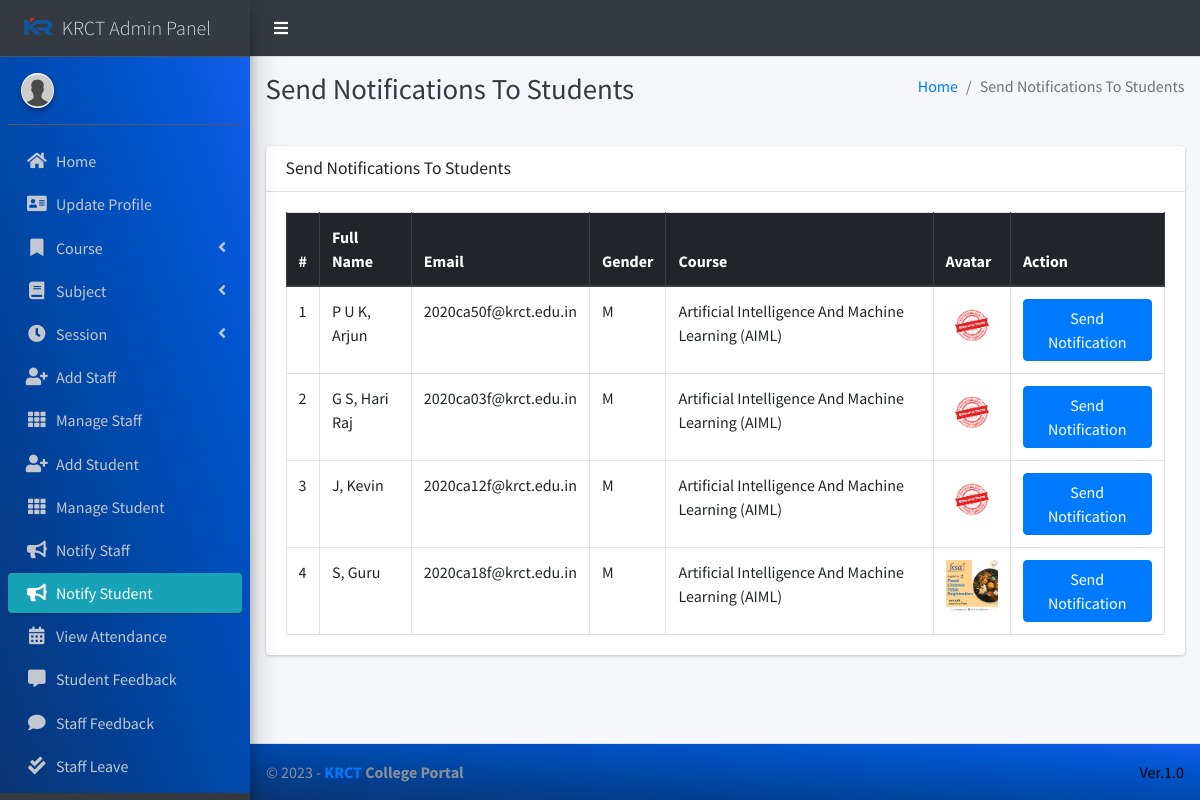
Screenshot of /admin_notify_student (signed in) with the database file from the repository.
### main_app/models.py (models this page shows, shortened)
class CustomUser(AbstractUser):
    USER_TYPE = ((1, "HOD"), (2, "Staff"), (3, "Student"))
    GENDER = [("M", "Male"), ("F", "Female")]
    username = None  # Removed username, using email instead
    email = models.EmailField(unique=True)
    user_type = models.CharField(default=1, choices=USER_TYPE, max_length=1)
    gender = models.CharField(max_length=1, choices=GENDER)
    profile_pic = models.ImageField()
    address = models.TextField()
    fcm_token = models.TextField(default="")  # For firebase notifications
    created_at = models.DateTimeField(auto_now_add=True)
    updated_at = models.DateTimeField(auto_now=True)
    USERNAME_FIELD = "email"
    REQUIRED_FIELDS = []
    objects = CustomUserManager()
    def __str__(self):
        return self.first_name + " " + self.last_name

class Student(models.Model):
    admin = models.OneToOneField(CustomUser, on_delete=models.CASCADE)
    course = models.ForeignKey(
        Course, on_delete=models.SET_NULL, null=True, blank=False
    )
    session = models.ForeignKey(Session, on_delete=models.SET_NULL, null=True)

class Course(models.Model):
    name = models.CharField(max_length=120)
    created_at = models.DateTimeField(auto_now_add=True)
    updated_at = models.DateTimeField(auto_now=True)

### main_app/hod_views.py (the view)
def admin_notify_student(request):
    student = CustomUser.objects.filter(user_type=3)
    context = {"page_title": "Send Notifications To Students", "students": student}
    return render(request, "hod_template/student_notification.html", context)

### main_app/templates/hod_template/student_notification.html (shortened to what this page needs)
{% extends 'main_app/base.html' %}
{% load static %}
{% block page_title %}{{page_title}}{% endblock page_title %}
{% block content %}
<section class="content">
    <div class="container-fluid">
        <div class="row">
            <div class="col-md-12">
                <div class="card">
                    <div class="card-header">
                        <h3 class="card-title">{{page_title}}</h3>
                    </div>
                    <div class="card-body">
                        <table id="example2" class="table table-bordered table-hover">
                            <thead class="thead-dark">
                                <tr>
                                    <th>#</th>
                                    <th>Full Name</th>
                                    <th>Email</th>
                                    <th>Gender</th>
                                    <th>Course</th>
                                    <th>Avatar</th>
                                    <th>Action</th>
                                </tr>
                            </thead>
                            <tbody>
                                {% for student in students %}
                                <tr>
                                    <td>{{ forloop.counter }}</td>
                                    <td>{{student.last_name}}, {{student.first_name}}</td>
                                    <td>{{student.email}}</td>
                                    <td>{{student.gender}}</td>
                                    <td>{{student.student.course.name}}</td>
                                    <td>
                                        {% if student.profile_pic == ""  %}
                                        No Image
                                        {% else %}
                                        <img class="img img-fluid mb-2" height="56" width="56"
                                            src="{{student.profile_pic}}" alt="">
                                        {% endif %}
                                    </td>
                                    <td><button data-toggle = "modal" data-target = "#myModal"class="btn btn-primary show_notification" value="{{student.id}}">Send Notification</button>
                                    </td>
                                </tr>
                                {% endfor %}
                            </tbody>
                        </table>
                    </div>
                </div>
            </div>
        </div>
    </div>
</section>
{% endblock content %}

### main_app/templates/main_app/base.html (shortened to what this page needs)
{% load static %}
<!DOCTYPE html>
<html>
<head>
    <link rel="stylesheet" href="{% static 'plugins/fontawesome-free/css/all.min.css'%} ">
    <link rel="stylesheet" href="https://code.ionicframework.com/ionicons/2.0.1/css/ionicons.min.css">
    <link rel="stylesheet"
        href="{% static 'plugins/tempusdominus-bootstrap-4/css/tempusdominus-bootstrap-4.min.css'%} ">
    <link rel="stylesheet" href="{% static 'plugins/icheck-bootstrap/icheck-bootstrap.min.css'%} ">
    <link rel="stylesheet" href="{% static 'dist/css/adminlte.min.css'%} ">
    <link rel="stylesheet" href="{% static 'plugins/overlayScrollbars/css/OverlayScrollbars.min.css'%} ">
    <link rel="stylesheet" href="{% static 'plugins/daterangepicker/daterangepicker.css'%} ">
</head>
<body class="hold-transition sidebar-mini layout-fixed" >
    <div class="wrapper" >
        <nav class="main-header navbar navbar-expand navbar-light " style="background-color: #343a40;">
            <ul class="navbar-nav">
                <li class="nav-item">
                    <a class="nav-link" data-widget="pushmenu" href="#"><i  style="color: white;" class="fas fa-bars"></i></a>
                </li>
            </ul>
        </nav>
        {% include "main_app/sidebar_template.html" with user=user %}
        <div class="content-wrapper">
            <div class="content-header">
                <div class="container-fluid">
                    <div class="row mb-2">
                        <div class="col-sm-6">
                            <h1 class="m-0 text-dark">{% block page_title %}{% endblock page_title %}</h1>
                        </div>
                        <div class="col-sm-6">
                            <ol class="breadcrumb float-sm-right">
                                <li class="breadcrumb-item"><a href="#">Home</a></li>
                                <li class="breadcrumb-item active">{{ page_title }}</li>
                            </ol>
                        </div>
                    </div>
                </div>
            </div>
<section class="content">
    <div class="container-fluid">
        <div class="row">
            <div class="col-md-12">
            </div></div></div></section>
            {% block content %}
            {% endblock content %}
        </div>
        {% include "main_app/footer.html" %}
    </div>
</body>
</html>

### main_app/templates/main_app/sidebar_template.html (shortened to what this page needs)
{% load static %}
<aside class="main-sidebar sidebar-dark-info elevation-4">
    {% if request.user.user_type == '1' %}
    <a href="{% url 'admin_home' %}" class="brand-link">
        <img src="{% static 'dist/img/virusx.png' %} " alt="SIGCE LOGO"
            class="brand-image " >
        <span class="brand-text font-weight-light" >KRCT Admin Panel</span>
    </a>
    <div class="sidebar" style="background-image: linear-gradient(to right top, #0b3574, #033f91, #004aae, #0054cc, #125eeb);">
        <div class="user-panel mt-3 pb-3 mb-3 d-flex">
            <div class="image">
                <img src="{%static 'image/p.jpg'%}" class="img-circle elevation-2" alt="User Image">
            </div>
            <div class="info">
            </div>
        </div>
        <nav class="mt-2">
            <ul class="nav nav-pills nav-sidebar flex-column" data-widget="treeview" role="menu" data-accordion="false">
                <li class="nav-item">
                    {% url 'admin_home' as admin_home %}
                    <a href="{{admin_home}}" class="nav-link {% if admin_home == request.path %} active {% endif %}">
                        <i class="nav-icon fas fa-home"></i>
                        <p>
                            Home
                        </p>
                    </a>
                </li>
                <li class="nav-item">
                    {% url 'admin_view_profile' as admin_view_profile %}
                    <a href="{{admin_view_profile}}"
                        class="nav-link {% if admin_view_profile == request.path %} active {% endif %}">
                        <i class="nav-icon fas fa-address-card"></i>
                        <p>
                            Update Profile
                        </p>
                    </a>
                </li>
                <li class="nav-item has-treeview">
                    <a href="#" class="nav-link" >
                        <i class="nav-icon fas fa-bookmark"></i>
                        <p>
                            Course
                            <i class="fas fa-angle-left right"></i>
                        </p>
                    </a>
                </li>
                <li class="nav-item has-treeview">
                    <a href="#" class="nav-link">
                        <i class="nav-icon fas fa-book"></i>
                        <p>
                            Subject
                            <i class="fas fa-angle-left right"></i>
                        </p>
                    </a>
                </li>
                <li class="nav-item has-treeview">
                    <a href="#" class="nav-link">
                        <i  class="nav-icon fas fa-clock"></i>
                        <p>
                            Session
                            <i class="fas fa-angle-left right"></i>
                        </p>
                    </a>
                </li>
                <li class="nav-item">
                    {% url 'add_staff' as add_staff %}
                    <a href="{{add_staff}}" class="nav-link {% if add_staff == request.path %} active {% endif %}">
                        <i class="nav-icon fas fa-user-plus"></i>
                        <p>
                            Add Staff
                        </p>
                    </a>
                </li>
                <li class="nav-item">
                    {% url 'manage_staff' as manage_staff %}
                    {% url 'edit_staff' staff_id as edit_staff %}
                    <a href="{{manage_staff}}"
                        class="nav-link {% if manage_staff == request.path or request.path == edit_staff %} active {% endif %}">
                        <i class="nav-icon fas fa-th"></i>
                        <p>
                            Manage Staff
                        </p>
                    </a>
                </li>
                <li class="nav-item">
                    {% url 'add_student' as add_student%}
                    <a href="{{add_student}}" class="nav-link  {% if add_student == request.path %} active {% endif %}">
                        <i class="nav-icon fas fa-user-plus"></i>
                        <p>
                            Add Student
                        </p>
                    </a>
                </li>
                <li class="nav-item">
                    {% url 'manage_student' as manage_student %}
                    {% url 'edit_student' student_id as edit_student %}
                    <a href="{{manage_student}}"
                        class="nav-link  {% if edit_student == request.path or manage_student == request.path %} active {% endif %}">
                        <i class="nav-icon fas fa-th"></i>
                        <p>
                            Manage Student
                        </p>
                    </a>
                </li>
                <li class="nav-item">
                    {% url 'admin_notify_staff' as admin_notify_staff %}
                    <a href="{{admin_notify_staff}}"
                        class="nav-link {% if admin_notify_staff == request.path %} active {% endif %}">
                        <i class="nav-icon fas fa-bullhorn"></i>
                        <p>
                            Notify Staff
                        </p>
                    </a>
                </li>
                <li class="nav-item">
                    {% url 'admin_notify_student' as admin_notify_student %}
                    <a href="{{admin_notify_student}}"
                        class="nav-link {% if admin_notify_student == request.path %} active {% endif %}">
                        <i class="nav-icon fas fa-bullhorn"></i>
                        <p>
                            Notify Student
                        </p>
                    </a>
                </li>
                <li class="nav-item">
                    {% url 'admin_view_attendance' as admin_view_attendance %}
                <li class="nav-item">
                    <a href="{{admin_view_attendance}}"
                        class="nav-link  {% if admin_view_attendance == request.path %} active {% endif %}">
                        <i class="nav-icon fas fa-calendar-alt"></i>
                        <p>
                            View Attendance
                        </p>
                    </a>
                </li>
                <li class="nav-item">
                    {% url 'student_feedback_message' as student_feedback_message %}
                    <a href="{{ student_feedback_message }}"
                        class="nav-link  {% if student_feedback_message == request.path %} active {% endif %}">
                        <i class="nav-icon fas fa-comment-alt"></i>
                        <p>
                            Student Feedback
                        </p>
                    </a>
                </li>
                <li class="nav-item">
                    {% url 'staff_feedback_message' as staff_feedback_message %}
                    <a href="{{staff_feedback_message}}"
                        class="nav-link   {% if staff_feedback_message == request.path %} active {% endif %}">
                        <i  class="nav-icon fas fa-comment"></i>
                        <p>
                            Staff Feedback
                        </p>
                    </a>
                </li>
                <li class="nav-item">
                    {% url 'view_staff_leave' as view_staff_leave %}
                    <a href="{{view_staff_leave}}"
                        class="nav-link  {% if view_staff_leave == request.path %} active {% endif %}">
                        <i  class="nav-icon fas fa-check-double"></i>
                        <p>
                            Staff Leave
                        </p>
                    </a>
                </li>
                <li class="nav-item">
                    {% url 'view_student_leave' as view_student_leave %}
                    <a href="{% url 'view_student_leave' %}"
                        class="nav-link  {% if view_student_leave == request.path %} active {% endif %}">
                    </a>
                </li>
                                        {% endif %}
                                    </ul>
                                </nav>
                            </div>
</aside>

### main_app/templates/main_app/footer.html
<footer class="main-footer" style="background-image: linear-gradient(to right top, #0b3574, #033f91, #004aae, #0054cc, #125eeb);">
    &copy; {% now "Y" %} - <strong><span><a href="https://krct.ac.in/">KRCT</a></span> College Portal</strong>
    <div class="float-right d-none d-sm-inline-block" style="color: black;">
       Ver.1.0
    </div>
</footer>

### rows the page displays
CustomUser: last_name "P U K", first_name "Arjun", email "2020ca50f@krct.edu.in", gender "M", student.course.name "Artificial Intelligence And Machine Learning (AIML)"
CustomUser: last_name "G S", first_name "Hari Raj", email "2020ca03f@krct.edu.in", gender "M", student.course.name "Artificial Intelligence And Machine Learning (AIML)"
CustomUser: last_name "J", first_name "Kevin", email "2020ca12f@krct.edu.in", gender "M", student.course.name "Artificial Intelligence And Machine Learning (AIML)"
CustomUser: last_name "S", first_name "Guru", email "2020ca18f@krct.edu.in", gender "M", student.course.name "Artificial Intelligence And Machine Learning (AIML)", shows a picture

### other values shown
{{ page_title }} "Send Notifications To Students"
